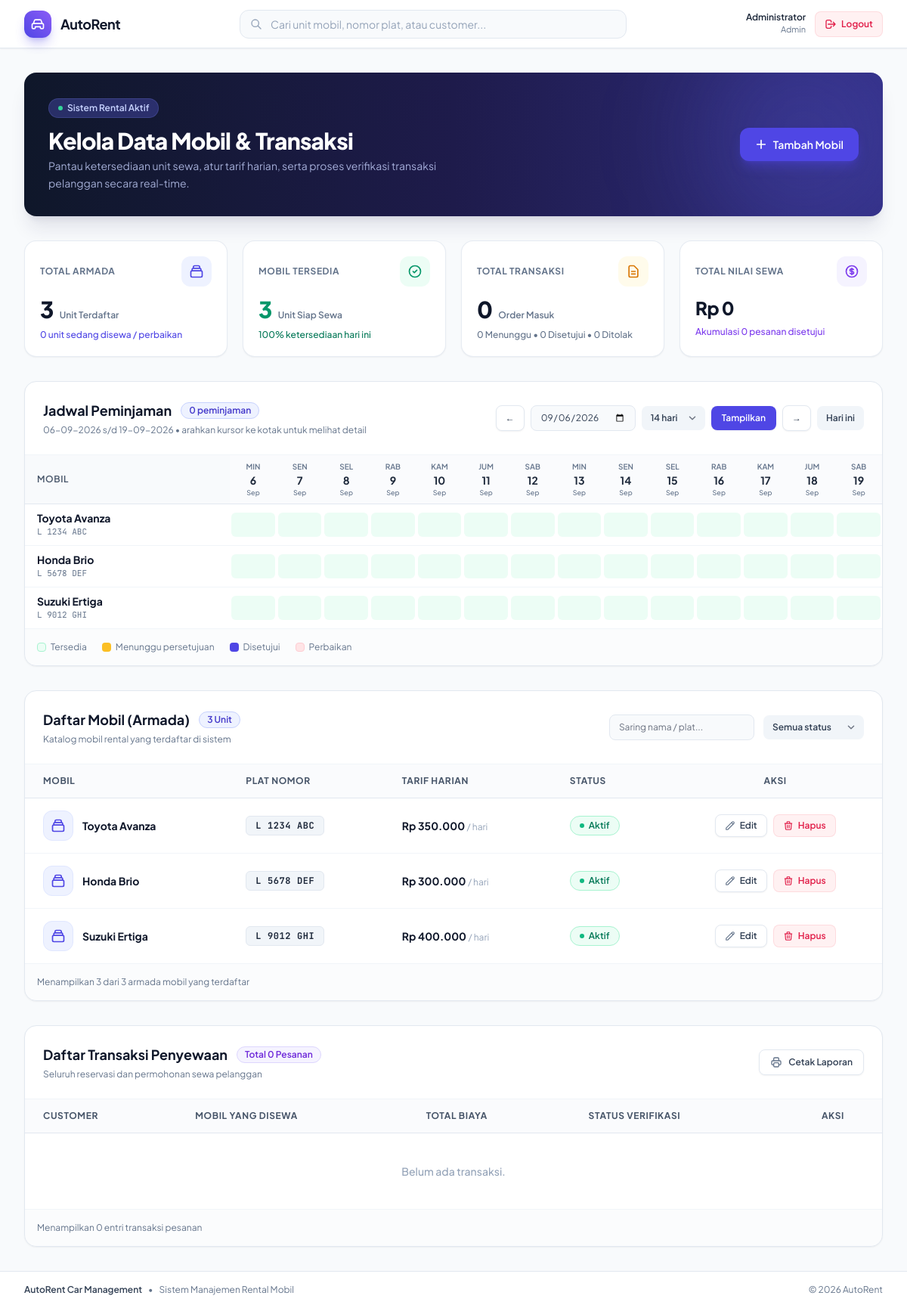
The app's page /dashboard.php?dari=2026-09-06&hari=14 (signed in) with its own data.
### tables this page shows
CREATE TABLE IF NOT EXISTS mobil (
    id_mobil SERIAL PRIMARY KEY,
    nama_mobil VARCHAR(100) NOT NULL,
    plat_nomor VARCHAR(20) UNIQUE NOT NULL,
    harga_sewa_per_hari NUMERIC(10,2) NOT NULL,
    status VARCHAR(20) NOT NULL DEFAULT 'tersedia' CHECK (status IN ('tersedia', 'disewa', 'perbaikan')),
    gambar VARCHAR(255),
    created_at TIMESTAMP DEFAULT CURRENT_TIMESTAMP
);

### dashboard.php (the view, shortened to what the rows shown need)
<?php
require_once __DIR__ . '/bootstrap.php';
$auth = new Auth();
$auth->requiredLogin();
$user = $auth->currUser();
$role = $user['role'];
$mobilModel = new Mobil();
$transaksiModel = new Transaksi();
if ($role === 'admin') {
    $mobilList = $mobilModel->getAll();
    $hariIni    = date('Y-m-d');
    $disewaIds  = [];
    $namaBulan = ['Jan','Feb','Mar','Apr','Mei','Jun','Jul','Agu','Sep','Okt','Nov','Des'];
    $namaHari  = ['Min','Sen','Sel','Rab','Kam','Jum','Sab'];
    $jadwalHari = (int) ($_GET['hari'] ?? 14);
    $dariInput = (string) ($_GET['dari'] ?? '');
    $dariObj = DateTimeImmutable::createFromFormat('!Y-m-d', $dariInput);
    $jadwalTanggal = [];
    for ($i = 0; $i < $jadwalHari; $i++) {
        $jadwalTanggal[] = $dariObj->modify("+$i days");
    }
    $jadwal = [];
} else {
    $userTransactions = $transaksiModel->getByUser((int) $user['id_user']);
}
if (!function_exists('h')) {
    function h($value): string
    {
        return htmlspecialchars((string) $value, ENT_QUOTES, 'UTF-8');
    }
}
if (!function_exists('rupiah')) {
    function rupiah($value): string
    {
        return 'Rp ' . number_format((float) $value, 0, ',', '.');
    }
}
if (!function_exists('statusBadge')) {
    function statusBadge(string $status, ?string $label = null): string
    {
        $map = [
            'tersedia'  => ['bg-emerald-50 text-emerald-700 border-emerald-200', 'bg-emerald-500'],
            'disetujui' => ['bg-emerald-50 text-emerald-700 border-emerald-200', 'bg-emerald-500'],
            'selesai'   => ['bg-emerald-50 text-emerald-700 border-emerald-200', 'bg-emerald-500'],
            'disewa'    => ['bg-amber-50 text-amber-700 border-amber-200', 'bg-amber-500'],
            'berjalan'  => ['bg-indigo-50 text-indigo-700 border-indigo-200', 'bg-indigo-500'],
            'menunggu'  => ['bg-amber-50 text-amber-700 border-amber-200', 'bg-amber-500'],
            'perbaikan' => ['bg-rose-50 text-rose-700 border-rose-200', 'bg-rose-500'],
            'ditolak'   => ['bg-rose-50 text-rose-700 border-rose-200', 'bg-rose-500'],
        ];
        [$box, $dot] = $map[strtolower($status)] ?? ['bg-slate-100 text-slate-600 border-slate-200', 'bg-slate-400'];
        return '<span class="inline-flex items-center gap-1.5 px-3 py-1 rounded-full text-xs font-semibold border ' . $box . '">'
             . '<span class="w-1.5 h-1.5 rounded-full ' . $dot . '"></span>' . h($label ?? $status) . '</span>';
    }
}
$role       = $user['role'] ?? 'user';
?>
<!DOCTYPE html>
<html lang="id">
<head>
    <script src="https://cdn.tailwindcss.com?plugins=forms,container-queries"></script>
</head>
<body class="font-sans text-slate-800 antialiased min-h-screen bg-slate-50 flex flex-col">
<div class="flex min-h-screen w-full">
    <div class="app-main flex-1 flex flex-col min-w-0">
        <main class="p-4 sm:p-8 space-y-8 flex-1 max-w-7xl mx-auto w-full">
<?php if ($role === 'admin'): ?>
    <div class="relative overflow-hidden rounded-2xl bg-gradient-to-r from-slate-900 via-indigo-950 to-brand-900 p-8 text-white shadow-xl shadow-indigo-950/10 flex flex-col md:flex-row md:items-center justify-between gap-6">
        <div class="relative z-10">
            <h1 class="text-2xl lg:text-3xl font-extrabold tracking-tight">Kelola Data Mobil &amp; Transaksi</h1>
        </div>
    </div>
    <section id="jadwal" class="bg-white rounded-2xl border border-slate-200 shadow-sm overflow-hidden scroll-mt-20">
        <div class="p-6 border-b border-slate-100 flex flex-col lg:flex-row lg:items-center justify-between gap-4">
            <div>
                <div class="flex items-center gap-3">
                    <h2 class="text-lg font-bold text-slate-900">Jadwal Peminjaman</h2>
                </div>
            </div>
        </div>
        <div class="overflow-x-auto">
            <table class="w-full text-left" id="tabelJadwal">
                <thead class="bg-slate-50/75 border-b border-slate-200">
                    <tr>
                        <th class="py-3 px-4 text-xs font-semibold uppercase tracking-wider text-slate-600 sticky left-0 bg-slate-50 z-10 min-w-[11rem]">Mobil</th>
                        <?php foreach ($jadwalTanggal as $tgl): ?>
                            <?php $isToday = $tgl->format('Y-m-d') === $hariIni; ?>
                            <th class="px-0.5 py-2 text-center min-w-[2.5rem] <?= $isToday ? 'bg-brand-50 text-brand-700' : 'text-slate-500' ?>">
                                <div class="text-[10px] uppercase font-semibold"><?= $namaHari[(int) $tgl->format('w')] ?></div>
                                <div class="text-sm font-bold <?= $isToday ? '' : 'text-slate-800' ?>"><?= $tgl->format('j') ?></div>
                                <div class="text-[9px] font-medium"><?= $namaBulan[(int) $tgl->format('n') - 1] ?></div>
                            </th>
                        <?php endforeach; ?>
                    </tr>
                </thead>
                <tbody class="divide-y divide-slate-100">
                <?php foreach ($mobilList as $mobil): ?>
                    <?php $perbaikan = $mobil['status'] === 'perbaikan'; ?>
                    <tr data-search="<?= h(strtolower($mobil['nama_mobil'] . ' ' . $mobil['plat_nomor'])) ?>"
                        data-status="<?= $mobil['status'] === 'perbaikan' ? 'perbaikan' : (isset($disewaIds[$mobil['id_mobil']]) ? 'disewa' : 'tersedia') ?>">
                        <td class="py-2.5 px-4 sticky left-0 bg-white z-10">
                            <div class="font-bold text-slate-900 text-sm leading-tight"><?= h($mobil['nama_mobil']) ?></div>
                            <div class="font-mono text-[11px] text-slate-500"><?= h($mobil['plat_nomor']) ?></div>
                        </td>
                        <?php foreach ($jadwalTanggal as $tgl): ?>
                            <?php
                                $key  = $tgl->format('Y-m-d');
                                $info = $jadwal[$mobil['id_mobil']][$key] ?? null;
                                if ($info) {
                                    $cls   = $info['status'] === 'disetujui' ? 'bg-brand-600' : 'bg-amber-400';
                                    $title = $info['nama'] . ' • ' . $info['periode'] . ' • ' . $info['status'];
                                } elseif ($perbaikan) {
                                    $cls   = 'bg-rose-100';
                                    $title = 'Perbaikan';
                                } else {
                                    $cls   = 'bg-emerald-50 hover:bg-emerald-100';
                                    $title = 'Tersedia • ' . date('d-m-Y', strtotime($key));
                                }
                            ?>
                            <td class="p-0.5"><div title="<?= h($title) ?>" class="h-8 rounded-md <?= $cls ?>"></div></td>
                        <?php endforeach; ?>
                    </tr>
                <?php endforeach; ?>
                </tbody>
            </table>
        </div>
    </section>
    <section id="daftar-mobil" class="bg-white rounded-2xl border border-slate-200 shadow-sm overflow-hidden scroll-mt-20">
        <div class="p-6 border-b border-slate-100 flex flex-col md:flex-row md:items-center justify-between gap-4">
            <div>
                <div class="flex items-center gap-3">
                    <h2 class="text-lg font-bold text-slate-900">Daftar Mobil (Armada)</h2>
                </div>
            </div>
        </div>
        <div class="overflow-x-auto">
            <table class="w-full text-left text-sm" id="tabelMobil">
                <thead class="bg-slate-50/75 border-b border-slate-200 text-slate-600 font-semibold text-xs uppercase tracking-wider">
                    <tr>
                        <th class="py-3.5 px-6" scope="col">Mobil</th>
                        <th class="py-3.5 px-6" scope="col">Plat Nomor</th>
                        <th class="py-3.5 px-6" scope="col">Tarif Harian</th>
                        <th class="py-3.5 px-6" scope="col">Status</th>
                        <th class="py-3.5 px-6 text-center" scope="col">Aksi</th>
                    </tr>
                </thead>
                <tbody class="divide-y divide-slate-100 font-medium text-slate-700">
                <?php foreach ($mobilList as $mobil): ?>
                    <tr class="hover:bg-slate-50/80 transition-colors"
                        data-search="<?= h(strtolower($mobil['nama_mobil'] . ' ' . $mobil['plat_nomor'])) ?>"
                        data-status="<?= $mobil['status'] === 'perbaikan' ? 'perbaikan' : (isset($disewaIds[$mobil['id_mobil']]) ? 'disewa' : 'tersedia') ?>">
                        <td class="py-4 px-6">
                            <div class="flex items-center gap-3">
                                <div class="w-10 h-10 rounded-xl bg-indigo-50 border border-indigo-100 flex items-center justify-center text-brand-600 shrink-0">
                                    <svg class="w-5 h-5" fill="none" stroke="currentColor" viewBox="0 0 24 24"><path d="M19 11H5m14 0a2 2 0 012 2v6a2 2 0 01-2 2H5a2 2 0 01-2-2v-6a2 2 0 012-2m14 0V9a2 2 0 00-2-2M5 11V9a2 2 0 012-2m0 0V5a2 2 0 012-2h6a2 2 0 012 2v2M7 7h10" stroke-linecap="round" stroke-linejoin="round" stroke-width="2"></path></svg>
                                </div>
                                <div class="font-bold text-slate-900"><?= h($mobil['nama_mobil']) ?></div>
                            </div>
                        </td>
                        <td class="py-4 px-6">
                            <span class="inline-block px-3 py-1 font-mono text-xs font-bold bg-slate-100 text-slate-800 rounded-md border border-slate-200 tracking-wider"><?= h($mobil['plat_nomor']) ?></span>
                        </td>
                        <td class="py-4 px-6 font-bold text-slate-900">
                            <?= h(rupiah($mobil['harga_sewa_per_hari'])) ?> <span class="text-xs font-normal text-slate-400">/ hari</span>
                        </td>
                        <td class="py-4 px-6">
                            <?php
                                $rusak  = $mobil['status'] === 'perbaikan';
                            ?>
                            <div class="flex flex-col items-start gap-1.5">
                                <?= $rusak ? statusBadge('perbaikan') : statusBadge('tersedia', 'Aktif') ?>
                            </div>
                        </td>
                        <td class="py-4 px-6 text-center">
                            <div class="inline-flex items-center gap-2">
                                <a href="mobil_update.php?id=<?= (int) $mobil['id_mobil'] ?>"
                                   class="inline-flex items-center gap-1.5 px-3 py-1.5 text-xs font-semibold rounded-lg bg-white border border-slate-200 text-slate-700 hover:bg-slate-50 hover:text-indigo-600 transition-colors shadow-sm">
                                    <svg class="w-3.5 h-3.5 text-slate-500" fill="none" stroke="currentColor" viewBox="0 0 24 24"><path d="M15.232 5.232l3.536 3.536m-2.036-5.036a2.5 2.5 0 113.536 3.536L6.5 21.036H3v-3.572L16.732 3.732z" stroke-linecap="round" stroke-linejoin="round" stroke-width="2"></path></svg>
                                    Edit
                                </a>
                                <a href="mobil_delete.php?id=<?= (int) $mobil['id_mobil'] ?>"
                                   onclick="return confirm('Hapus mobil ini?')"
                                   class="inline-flex items-center gap-1.5 px-3 py-1.5 text-xs font-semibold rounded-lg bg-rose-50 text-rose-600 hover:bg-rose-100 border border-rose-200/60 transition-colors">
                                    <svg class="w-3.5 h-3.5" fill="none" stroke="currentColor" viewBox="0 0 24 24"><path d="M19 7l-.867 12.142A2 2 0 0116.138 21H7.862a2 2 0 01-1.995-1.858L5 7m5 4v6m4-6v6m1-10V4a1 1 0 00-1-1h-4a1 1 0 00-1 1v3M4 7h16" stroke-linecap="round" stroke-linejoin="round" stroke-width="2"></path></svg>
                                    Hapus
                                </a>
                            </div>
                        </td>
                    </tr>
                <?php endforeach; ?>
                </tbody>
            </table>
        </div>
    </section>
    <section id="daftar-transaksi" class="bg-white rounded-2xl border border-slate-200 shadow-sm overflow-hidden scroll-mt-20">
        <div class="p-6 border-b border-slate-100 flex flex-col md:flex-row md:items-center justify-between gap-4">
            <div>
                <div class="flex items-center gap-3">
                    <h2 class="text-lg font-bold text-slate-900">Daftar Transaksi Penyewaan</h2>
                </div>
            </div>
        </div>
        <div class="overflow-x-auto">
            <table class="w-full text-left text-sm" id="tabelTransaksi">
                <thead class="bg-slate-50/75 border-b border-slate-200 text-slate-600 font-semibold text-xs uppercase tracking-wider">
                    <tr>
                        <th class="py-3.5 px-6" scope="col">Customer</th>
                        <th class="py-3.5 px-6" scope="col">Mobil yang Disewa</th>
                        <th class="py-3.5 px-6" scope="col">Total Biaya</th>
                        <th class="py-3.5 px-6" scope="col">Status Verifikasi</th>
                        <th class="py-3.5 px-6 text-center no-print" scope="col">Aksi</th>
                    </tr>
                </thead>
            </table>
        </div>
    </section>
<?php endif; ?>
        </main>
    </div>
</div>
</body>
</html>

### records on screen
mobil: nama_mobil "Toyota Avanza", plat_nomor "L 1234 ABC", harga_sewa_per_hari "Rp 350.000"
mobil: nama_mobil "Honda Brio", plat_nomor "L 5678 DEF", harga_sewa_per_hari "Rp 300.000"
mobil: nama_mobil "Suzuki Ertiga", plat_nomor "L 9012 GHI", harga_sewa_per_hari "Rp 400.000"

### other values on screen
$userName "Administrator"
$role "Admin"
$totalArmada "3"
$totalArmada - $mobilTersedia "0"
$mobilTersedia "3"
$persenTersedia "100"
$totalTransaksi "0"
$trxMenunggu "0"
$trxDisetujui "0"
$trxDitolak "0"
rupiah($totalNilaiSewa) "Rp 0"
$jumlahPeminjaman "0"
date('d-m-Y', strtotime($dariStr)) "06-09-2026"
date('d-m-Y', strtotime($sampaiStr)) "19-09-2026"
$namaHari[(int) $tgl->format('w')] "MIN"
